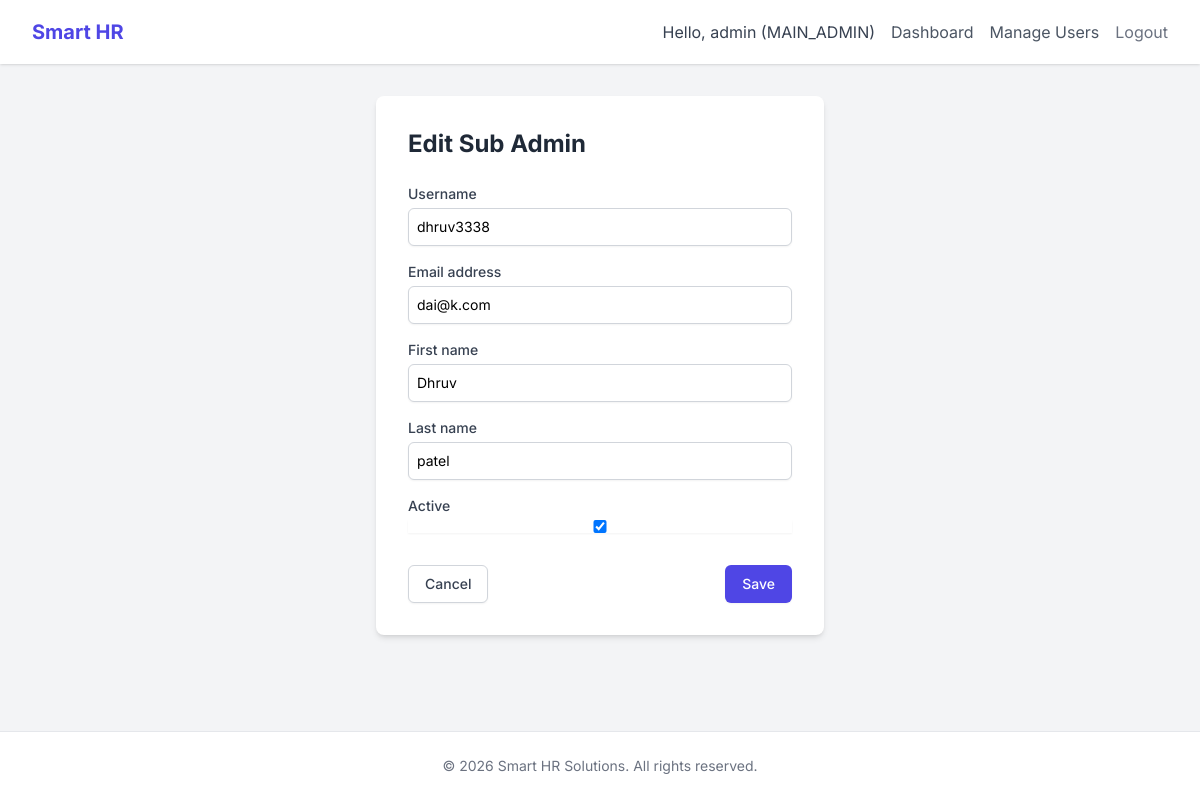
The page /auth/users/edit/2/ (signed in) on the database its author committed.
### accounts/models.py (models this page shows, shortened)
class User(AbstractUser):
    ROLE_CHOICES = (
        ('MAIN_ADMIN', 'Main Admin'),
        ('SUB_ADMIN', 'Sub Admin'),
    )
    role = models.CharField(max_length=20, choices=ROLE_CHOICES, default='SUB_ADMIN')

### accounts/views.py (the view)
# urls.py: path('users/edit/<int:pk>/', views.edit_sub_admin, name='edit_sub_admin'),
@login_required
def edit_sub_admin(request, pk):
    if not request.user.role == 'MAIN_ADMIN' and not request.user.is_superuser:
        return redirect('letters:sub_admin_dashboard')
    user_obj = get_object_or_404(User, pk=pk)
    if request.method == 'POST':
        form = SubAdminEditForm(request.POST, instance=user_obj)
        if form.is_valid():
            form.save()
            messages.success(request, f"Sub-Admin {user_obj.username} updated.")
            return redirect('accounts:user_list')
    else:
        form = SubAdminEditForm(instance=user_obj)
    return render(request, 'accounts/user_form.html', {'form': form, 'title': 'Edit Sub Admin'})

### accounts/forms.py
class SubAdminEditForm(forms.ModelForm):
    class Meta:
        model = User
        fields = ('username', 'email', 'first_name', 'last_name', 'is_active')
    def __init__(self, *args, **kwargs):
        super().__init__(*args, **kwargs)
        for field in self.fields.values():
            field.widget.attrs.update({'class': 'mt-1 block w-full rounded-md border-gray-300 shadow-sm focus:border-indigo-500 focus:ring-indigo-500 sm:text-sm border p-2'})

### templates/accounts/user_form.html (shortened to what this page needs)
{% extends 'base.html' %}
{% block content %}
<div class="max-w-md mx-auto bg-white p-8 rounded-lg shadow-md">
    <h2 class="text-2xl font-bold mb-6 text-gray-800">{{ title }}</h2>
    <form method="post" class="space-y-4">
        {% for field in form %}
        <div>
            <label for="{{ field.id_for_label }}" class="block text-sm font-medium text-gray-700">{{ field.label }}</label>
            {{ field }}
        </div>
        {% endfor %}
        <div class="pt-4 flex justify-between">
             <a href="{% url 'accounts:user_list' %}" class="bg-white py-2 px-4 border border-gray-300 rounded-md shadow-sm text-sm font-medium text-gray-700 hover:bg-gray-50 focus:outline-none focus:ring-2 focus:ring-offset-2 focus:ring-indigo-500">
                Cancel
            </a>
            <button type="submit"
                    class="flex justify-center py-2 px-4 border border-transparent rounded-md shadow-sm text-sm font-medium text-white bg-indigo-600 hover:bg-indigo-700 focus:outline-none focus:ring-2 focus:ring-offset-2 focus:ring-indigo-500">
                Save
            </button>
        </div>
    </form>
</div>
{% endblock %}

### templates/base.html (shortened to what this page needs)
<!DOCTYPE html>
<html lang="en">
<head>
    <script src="https://cdn.tailwindcss.com"></script>
</head>
<body class="bg-gray-100 min-h-screen flex flex-col">
    <nav class="bg-white shadow">
        <div class="max-w-7xl mx-auto px-4 sm:px-6 lg:px-8">
            <div class="flex justify-between h-16">
                <div class="flex">
                    <div class="flex-shrink-0 flex items-center">
                        <a href="/" class="text-xl font-bold text-indigo-600">Smart HR</a>
                    </div>
                </div>
                <div class="flex items-center space-x-4">
                    {% if user.is_authenticated %}
                    <span class="text-gray-700">Hello, {{ user.username }} ({{ user.role }})</span>
                    {% if user.role == 'MAIN_ADMIN' %}
                    <a href="{% url 'letters:admin_dashboard' %}"
                        class="text-gray-600 hover:text-indigo-600">Dashboard</a>
                    <a href="{% url 'accounts:user_list' %}" class="text-gray-600 hover:text-indigo-600">Manage
                        Users</a>
                    {% else %}
                    <a href="{% url 'letters:sub_admin_dashboard' %}"
                        class="text-gray-600 hover:text-indigo-600">Dashboard</a>
                    <a href="{% url 'letters:generate_letter' %}"
                        class="bg-indigo-600 text-white px-3 py-2 rounded-md hover:bg-indigo-700">New Letter</a>
                    {% endif %}
                    <form action="{% url 'accounts:logout' %}" method="post" class="inline">
                        <button type="submit" class="text-gray-500 hover:text-red-600">Logout</button>
                    </form>
                    {% else %}
                    <a href="{% url 'accounts:login' %}" class="text-indigo-600 font-medium">Login</a>
                    {% endif %}
                </div>
            </div>
        </div>
    </nav>
    <main class="flex-grow container mx-auto px-4 py-8">
        {% block content %}{% endblock %}
    </main>
    <footer class="bg-white border-t mt-auto">
        <div class="max-w-7xl mx-auto py-6 px-4 sm:px-6 lg:px-8">
            <p class="text-center text-gray-500 text-sm">&copy; 2026 Smart HR Solutions. All rights reserved.</p>
        </div>
    </footer>
</body>
</html>

### templates/base.html (style rules this page uses)
body { font-family: 'Inter', sans-serif; }

### rows shown on the page
User: username "admin", role "MAIN_ADMIN"
User: form "dhruv3338" "dai@k.com" "Dhruv" "patel" "☑"

### other values the page prints
{{ title }} "Edit Sub Admin"
{{ field.label }} "Username" "Email address" "First name" "Last name" "Active"
